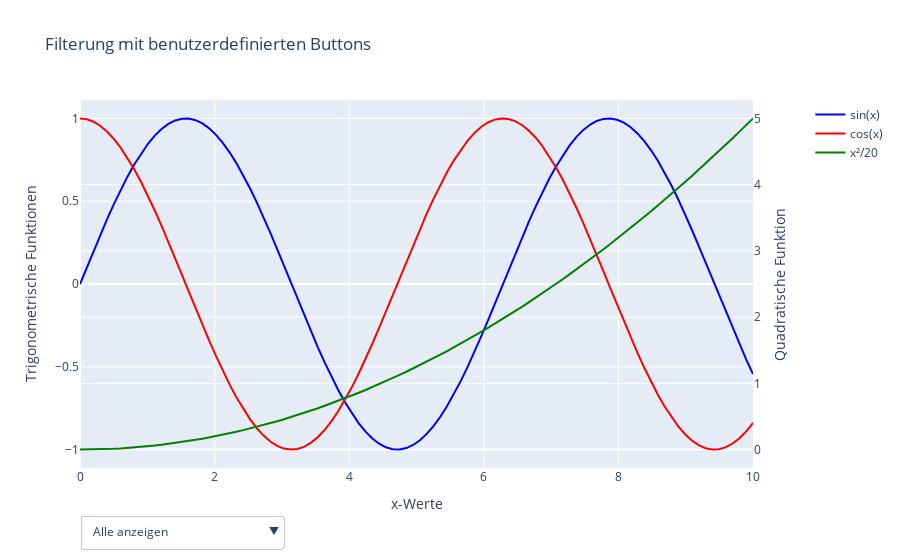

The notebook cell this image was saved under:
### Markdown cell above
**Erklärung:**
- Dieses Diagramm zeigt vier verschiedene Funktionen, die durch Farben unterschieden werden
- Nutzer können in der Legende auf einzelne Einträge klicken, um bestimmte Funktionen ein-/auszublenden
- Doppelklick auf einen Legendeneintrag isoliert diese Funktion
- Doppelklick auf die Legende stellt alle Funktionen wieder her

### Beispiel 2: Benutzerdefinierte Filterbuttons

### Code cell
import plotly.graph_objects as go
from plotly.subplots import make_subplots

# Daten generieren
x = np.linspace(0, 10, 100)
y1 = np.sin(x)
y2 = np.cos(x)
y3 = x**2 / 20  # Skaliert für bessere Sichtbarkeit

# Figur mit zweiter y-Achse erstellen
fig = make_subplots(specs=[[{"secondary_y": True}]])

# Traces hinzufügen
fig.add_trace(
    go.Scatter(x=x, y=y1, name="sin(x)", line=dict(color="blue")),
    secondary_y=False
)

fig.add_trace(
    go.Scatter(x=x, y=y2, name="cos(x)", line=dict(color="red")),
    secondary_y=False
)

fig.add_trace(
    go.Scatter(x=x, y=y3, name="x²/20", line=dict(color="green")),
    secondary_y=True
)

# Titel und Achsenbeschriftungen
fig.update_layout(
    title_text="Filterung mit benutzerdefinierten Buttons",
    xaxis_title="x-Werte"
)

fig.update_yaxes(title_text="Trigonometrische Funktionen", secondary_y=False)
fig.update_yaxes(title_text="Quadratische Funktion", secondary_y=True)

# Filterschaltflächen hinzufügen
buttons = [
    dict(
        label="Alle anzeigen",
        method="update",
        args=[{"visible": [True, True, True]},
              {"title": "Alle Funktionen"}]
    ),
    dict(
        label="Nur sin(x)",
        method="update",
        args=[{"visible": [True, False, False]},
              {"title": "Nur sin(x)"}]
    ),
    dict(
        label="Nur cos(x)",
        method="update",
        args=[{"visible": [False, True, False]},
              {"title": "Nur cos(x)"}]
    ),
    dict(
        label="Nur x²/20",
        method="update",
        args=[{"visible": [False, False, True]},
              {"title": "Nur x²/20"}]
    ),
    dict(
        label="Trigonometrische Funktionen",
        method="update",
        args=[{"visible": [True, True, False]},
              {"title": "Trigonometrische Funktionen"}]
    )
]

# Menü für Buttons hinzufügen
fig.update_layout(
    updatemenus=[
        dict(
            active=0,
            buttons=buttons,
            direction="down",
            pad={"r": 10, "t": 10},
            showactive=True,
            x=0.0,
            xanchor="left",
            y=-0.1,
            yanchor="top"
        )
    ]
)

fig.show()

### Figure 1 — Plotly figure (JSON) as saved in the notebook; plotly's stock layout.template omitted (floating-point values rounded to 4 significant figures)
{"data": [{"line": {"color": "blue"}, "name": "sin(x)", "type": "scatter", "x": [0.0, 0.101, 0.202, 0.303, 0.404, 0.5051, 0.6061, 0.7071, 0.8081, 0.9091, 1.01, 1.111, 1.212, 1.313, 1.414, 1.515, 1.616, 1.717, 1.818, 1.919, 2.02, 2.121, 2.222, 2.323, 2.424, 2.525, 2.626, 2.727, 2.828, 2.929, 3.03, 3.131, 3.232, 3.333, 3.434, 3.535, 3.636, 3.737, 3.838, 3.939, 4.04, 4.141, 4.242, 4.343, 4.444, 4.545, 4.646, 4.747, 4.848, 4.949, 5.051, 5.152, 5.253, 5.354, 5.455, 5.556, 5.657, 5.758, 5.859, 5.96, 6.061, 6.162, 6.263, 6.364, 6.465, 6.566, 6.667, 6.768, 6.869, 6.97, 7.071, 7.172, 7.273, 7.374, 7.475, 7.576, 7.677, 7.778, 7.879, 7.98, 8.081, 8.182, 8.283, 8.384, 8.485, 8.586, 8.687, 8.788, 8.889, 8.99, 9.091, 9.192, 9.293, 9.394, 9.495, 9.596, 9.697, 9.798, 9.899, 10.0], "xaxis": "x", "y": [0.0, 0.1008, 0.2006, 0.2984, 0.3931, 0.4839, 0.5696, 0.6496, 0.723, 0.7889, 0.8469, 0.8962, 0.9364, 0.967, 0.9878, 0.9985, 0.999, 0.9893, 0.9696, 0.9399, 0.9007, 0.8523, 0.7952, 0.73, 0.6574, 0.5781, 0.4928, 0.4026, 0.3082, 0.2107, 0.1111, 0.01028, -0.09061, -0.1906, -0.2886, -0.3837, -0.4748, -0.5612, -0.6418, -0.7158, -0.7826, -0.8414, -0.8916, -0.9327, -0.9643, -0.9861, -0.9978, -0.9994, -0.9908, -0.972, -0.9434, -0.9051, -0.8576, -0.8014, -0.737, -0.6651, -0.5864, -0.5017, -0.412, -0.318, -0.2207, -0.1213, -0.02056, 0.08036, 0.1805, 0.2787, 0.3742, 0.4658, 0.5526, 0.6338, 0.7086, 0.7761, 0.8358, 0.8869, 0.9289, 0.9615, 0.9843, 0.9971, 0.9997, 0.9921, 0.9744, 0.9467, 0.9094, 0.8629, 0.8075, 0.7439, 0.6727, 0.5947, 0.5106, 0.4213, 0.3277, 0.2308, 0.1315, 0.03083, -0.07011, -0.1703, -0.2688, -0.3646, -0.4566, -0.544], "yaxis": "y"}, {"line": {"color": "red"}, "name": "cos(x)", "type": "scatter", "x": [0.0, 0.101, 0.202, 0.303, 0.404, 0.5051, 0.6061, 0.7071, 0.8081, 0.9091, 1.01, 1.111, 1.212, 1.313, 1.414, 1.515, 1.616, 1.717, 1.818, 1.919, 2.02, 2.121, 2.222, 2.323, 2.424, 2.525, 2.626, 2.727, 2.828, 2.929, 3.03, 3.131, 3.232, 3.333, 3.434, 3.535, 3.636, 3.737, 3.838, 3.939, 4.04, 4.141, 4.242, 4.343, 4.444, 4.545, 4.646, 4.747, 4.848, 4.949, 5.051, 5.152, 5.253, 5.354, 5.455, 5.556, 5.657, 5.758, 5.859, 5.96, 6.061, 6.162, 6.263, 6.364, 6.465, 6.566, 6.667, 6.768, 6.869, 6.97, 7.071, 7.172, 7.273, 7.374, 7.475, 7.576, 7.677, 7.778, 7.879, 7.98, 8.081, 8.182, 8.283, 8.384, 8.485, 8.586, 8.687, 8.788, 8.889, 8.99, 9.091, 9.192, 9.293, 9.394, 9.495, 9.596, 9.697, 9.798, 9.899, 10.0], "xaxis": "x", "y": [1.0, 0.9949, 0.9797, 0.9544, 0.9195, 0.8752, 0.8219, 0.7603, 0.6909, 0.6145, 0.5318, 0.4437, 0.351, 0.2548, 0.156, 0.05562, -0.04535, -0.1459, -0.2449, -0.3414, -0.4344, -0.523, -0.6063, -0.6834, -0.7536, -0.816, -0.8701, -0.9154, -0.9513, -0.9775, -0.9938, -0.9999, -0.9959, -0.9817, -0.9575, -0.9235, -0.8801, -0.8277, -0.7669, -0.6983, -0.6225, -0.5405, -0.4529, -0.3606, -0.2647, -0.1662, -0.06588, 0.03508, 0.1357, 0.2349, 0.3317, 0.4251, 0.5143, 0.5981, 0.6759, 0.7468, 0.81, 0.865, 0.9112, 0.9481, 0.9753, 0.9926, 0.9998, 0.9968, 0.9836, 0.9604, 0.9274, 0.8849, 0.8334, 0.7735, 0.7056, 0.6306, 0.5491, 0.462, 0.3702, 0.2746, 0.1763, 0.07613, -0.0248, -0.1255, -0.2249, -0.322, -0.4158, -0.5054, -0.5898, -0.6683, -0.7399, -0.8039, -0.8598, -0.9069, -0.9448, -0.973, -0.9913, -0.9995, -0.9975, -0.9854, -0.9632, -0.9312, -0.8897, -0.8391], "yaxis": "y"}, {"line": {"color": "green"}, "name": "x²/20", "type": "scatter", "x": [0.0, 0.101, 0.202, 0.303, 0.404, 0.5051, 0.6061, 0.7071, 0.8081, 0.9091, 1.01, 1.111, 1.212, 1.313, 1.414, 1.515, 1.616, 1.717, 1.818, 1.919, 2.02, 2.121, 2.222, 2.323, 2.424, 2.525, 2.626, 2.727, 2.828, 2.929, 3.03, 3.131, 3.232, 3.333, 3.434, 3.535, 3.636, 3.737, 3.838, 3.939, 4.04, 4.141, 4.242, 4.343, 4.444, 4.545, 4.646, 4.747, 4.848, 4.949, 5.051, 5.152, 5.253, 5.354, 5.455, 5.556, 5.657, 5.758, 5.859, 5.96, 6.061, 6.162, 6.263, 6.364, 6.465, 6.566, 6.667, 6.768, 6.869, 6.97, 7.071, 7.172, 7.273, 7.374, 7.475, 7.576, 7.677, 7.778, 7.879, 7.98, 8.081, 8.182, 8.283, 8.384, 8.485, 8.586, 8.687, 8.788, 8.889, 8.99, 9.091, 9.192, 9.293, 9.394, 9.495, 9.596, 9.697, 9.798, 9.899, 10.0], "xaxis": "x", "y": [0.0, 0.0005102, 0.002041, 0.004591, 0.008162, 0.01275, 0.01837, 0.025, 0.03265, 0.04132, 0.05102, 0.06173, 0.07346, 0.08622, 0.09999, 0.1148, 0.1306, 0.1474, 0.1653, 0.1842, 0.2041, 0.225, 0.2469, 0.2699, 0.2938, 0.3188, 0.3449, 0.3719, 0.4, 0.429, 0.4591, 0.4903, 0.5224, 0.5556, 0.5897, 0.6249, 0.6612, 0.6984, 0.7367, 0.7759, 0.8162, 0.8576, 0.8999, 0.9433, 0.9877, 1.033, 1.079, 1.127, 1.175, 1.225, 1.275, 1.327, 1.379, 1.433, 1.488, 1.543, 1.6, 1.657, 1.716, 1.776, 1.837, 1.898, 1.961, 2.025, 2.09, 2.155, 2.222, 2.29, 2.359, 2.429, 2.5, 2.572, 2.645, 2.719, 2.794, 2.87, 2.947, 3.025, 3.104, 3.184, 3.265, 3.347, 3.43, 3.514, 3.6, 3.686, 3.773, 3.861, 3.951, 4.041, 4.132, 4.225, 4.318, 4.412, 4.508, 4.604, 4.702, 4.8, 4.9, 5.0], "yaxis": "y2"}], "layout": {"title": {"text": "Filterung mit benutzerdefinierten Buttons"}, "updatemenus": [{"active": 0, "buttons": [{"args": [{"visible": [true, true, true]}, {"title": "Alle Funktionen"}], "label": "Alle anzeigen", "method": "update"}, {"args": [{"visible": [true, false, false]}, {"title": "Nur sin(x)"}], "label": "Nur sin(x)", "method": "update"}, {"args": [{"visible": [false, true, false]}, {"title": "Nur cos(x)"}], "label": "Nur cos(x)", "method": "update"}, {"args": [{"visible": [false, false, true]}, {"title": "Nur x²/20"}], "label": "Nur x²/20", "method": "update"}, {"args": [{"visible": [true, true, false]}, {"title": "Trigonometrische Funktionen"}], "label": "Trigonometrische Funktionen", "method": "update"}], "direction": "down", "pad": {"r": 10, "t": 10}, "showactive": true, "x": 0, "xanchor": "left", "y": -0.1, "yanchor": "top"}], "xaxis": {"anchor": "y", "domain": [0, 0.94], "title": {"text": "x-Werte"}}, "yaxis": {"anchor": "x", "domain": [0, 1], "title": {"text": "Trigonometrische Funktionen"}}, "yaxis2": {"anchor": "x", "overlaying": "y", "side": "right", "title": {"text": "Quadratische Funktion"}}}}
